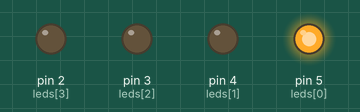
Simulated run of this sketch. Board: Arduino Uno, built with avr-gcc and run on an emulated ATmega328P. On the bench: output pins drawn as LEDs (lit = HIGH).

Above: at 0.5 s.
At 2.5 s:
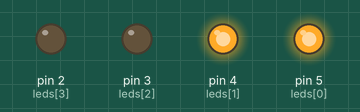
At 4.5 s:
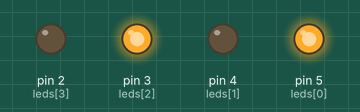
At 9.5 s:
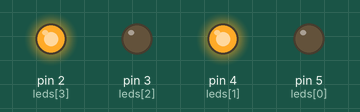
At 13.5 s:
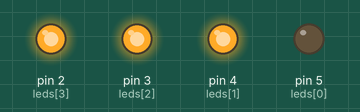
At 18.5 s:
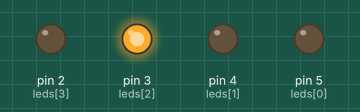
Timing chart, 0 to 19.5 s (numbered marks = the images above):
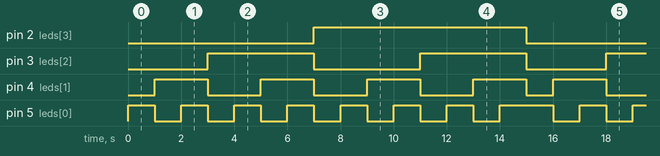

The sketch:

led.ino
```cpp
// C++ code
int leds[] = {5, 4, 3, 2};
// Pines de los LEDs
int time_wait = 1000;

void setup() {
  for (int i = 0; i < 4; i++) {
    pinMode(leds[i], OUTPUT);
  }
}

void loop() {
  for (int i = 1; i <= 15; i++) {
    for (int j = 0; j < 4; j++) {
      digitalWrite(leds[j], (i >> j) & 1);
    }
    delay(time_wait);
  }
}
```

Measured:
- by itself, pin 2 (leds[3]): alternates HIGH for 8.0 s and LOW for 7.0 s
- by itself, pin 3 (leds[2]): repeats every 15.0 s: LOW 4.0 s, HIGH 4.0 s, LOW 3.0 s, HIGH 4.0 s
- by itself, pin 4 (leds[1]): repeats every 15.0 s: 3 × (LOW 2.0 s, HIGH 2.0 s), LOW 1.0 s, HIGH 2.0 s
- by itself, pin 5 (leds[0]): repeats every 15.0 s: 6 × (LOW 1.0 s, HIGH 1.0 s), LOW 1.0 s, HIGH 2.0 s
